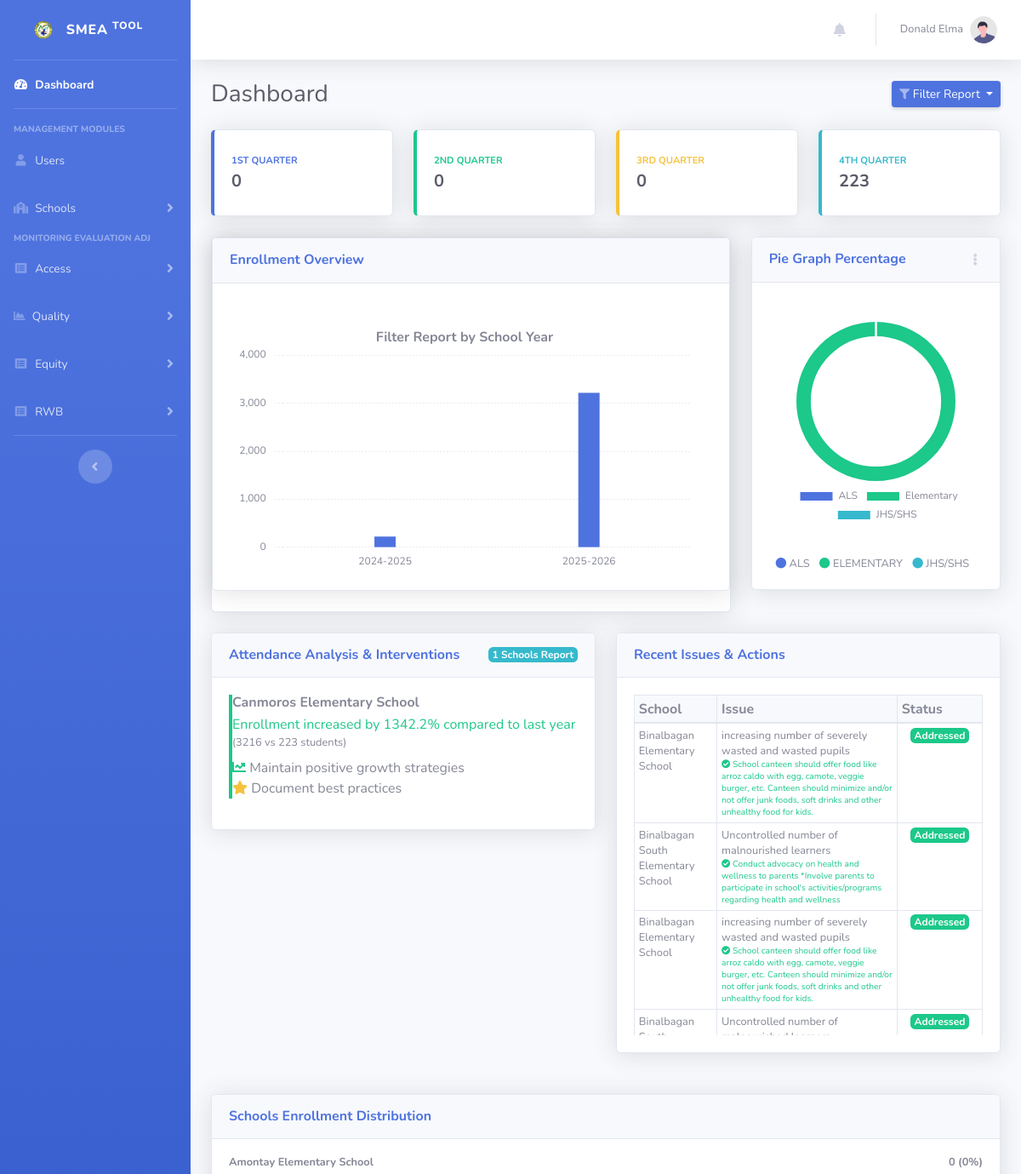
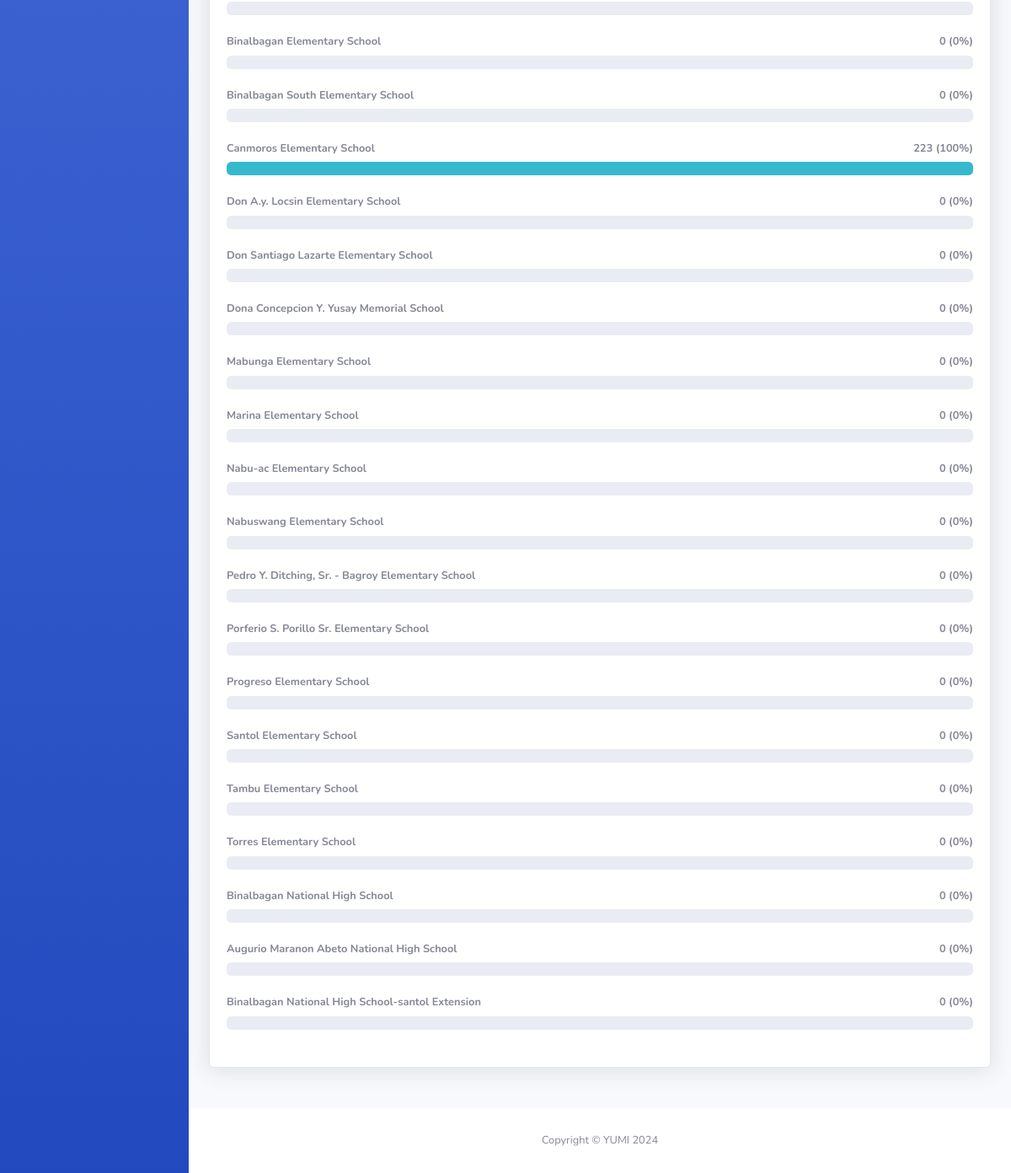
The app's page /dashboard.php (signed in) with its own data (2 pictures, top to bottom).
### tables this page shows
CREATE TABLE IF NOT EXISTS `schools` (
  `id` int NOT NULL AUTO_INCREMENT,
  `name` text NOT NULL,
  `address` text,
  `updated_at` timestamp NULL DEFAULT CURRENT_TIMESTAMP ON UPDATE CURRENT_TIMESTAMP,
  `created_at` timestamp NULL DEFAULT CURRENT_TIMESTAMP,
  PRIMARY KEY (`id`)
);

CREATE TABLE IF NOT EXISTS `issues_and_concerns` (
  `id` int NOT NULL AUTO_INCREMENT,
  `school_id` int NOT NULL,
  `quarter` int NOT NULL,
  `year` int NOT NULL,
  `type` varchar(50) DEFAULT NULL,
  `issues` text,
  `facilitating_facts` text,
  `hindering_factors` text,
  `actions_taken` text,
  `last_user_save` int NOT NULL,
  `updated_at` timestamp NULL DEFAULT CURRENT_TIMESTAMP ON UPDATE CURRENT_TIMESTAMP,
  `created_at` timestamp NULL DEFAULT CURRENT_TIMESTAMP,
  PRIMARY KEY (`id`),
  KEY `FK_issues_and_concerns_schools` (`school_id`),
  CONSTRAINT `FK_issues_and_concerns_schools` FOREIGN KEY (`school_id`) REFERENCES `schools` (`id`)
);

### dashboard.php (the view, shortened to what the rows shown need)
<?php
require_once "connection/db.php";
include_once('header.php');
$schoolYearQuery = "SELECT * FROM school_year
                    WHERE (YEAR(NOW()) BETWEEN start_year AND end_year)
                    OR (YEAR(NOW()) = end_year AND MONTH(NOW()) <= end_month)
                    OR (YEAR(NOW()) = start_year AND MONTH(NOW()) >= start_month)
                    LIMIT 1";
$schoolYearResult = $conn->query($schoolYearQuery);
$schoolYear = $schoolYearResult->fetch_assoc();
$startMonth = $schoolYear['start_month'];
$currentMonth = date('n');
$adjustedMonth = ($currentMonth < $startMonth) ? $currentMonth + 12 : $currentMonth;
$currentQuarter = ceil(($adjustedMonth - $startMonth + 1) / 3);
$year = $schoolYear['end_year'];
$reportType = 'enrollment';
$schoolsQuery = "SELECT
    s.id,
    s.name,
    COALESCE(SUM(CASE
        WHEN (
            (MONTH(CONCAT(a.year, '-', LPAD(a.quarter * 3 - 2, 2, '0'), '-01')) >= $startMonth AND a.year = $year - 1)
            OR (MONTH(CONCAT(a.year, '-', LPAD(a.quarter * 3 - 2, 2, '0'), '-01')) < $startMonth AND a.year = $year)
        ) THEN a.count
        ELSE 0
    END), 0) as total_count,
    (SELECT COALESCE(SUM(count), 0)
     FROM attendance_summary
     WHERE type = '$reportType'
     AND (
         (MONTH(CONCAT(year, '-', LPAD(quarter * 3 - 2, 2, '0'), '-01')) >= $startMonth AND year = $year - 1)
         OR (MONTH(CONCAT(year, '-', LPAD(quarter * 3 - 2, 2, '0'), '-01')) < $startMonth AND year = $year)
     )
    ) as overall_total
FROM schools s
LEFT JOIN attendance_summary a ON s.id = a.school_id
    AND a.type = '$reportType'
    AND (
        (MONTH(CONCAT(a.year, '-', LPAD(a.quarter * 3 - 2, 2, '0'), '-01')) >= $startMonth AND a.year = $year - 1)
        OR (MONTH(CONCAT(a.year, '-', LPAD(a.quarter * 3 - 2, 2, '0'), '-01')) < $startMonth AND a.year = $year)
    )
GROUP BY s.id, s.name
ORDER BY s.id";
$schools = $conn->query($schoolsQuery);
$schoolStats = "";
if ($schools->num_rows > 0) {
    while($school = $schools->fetch_assoc()) {
        $percentage = $school['overall_total'] > 0
            ? round(($school['total_count'] / $school['overall_total']) * 100, 1)
            : 0;
        $schoolStats .= "
            <h4 class='small font-weight-bold'>{$school['name']} <span
                    class='float-right'>{$school['total_count']} ({$percentage}%)</span></h4>
            <div class='progress mb-4'>
                <div class='progress-bar bg-info' role='progressbar' style='width: {$percentage}%'
                    aria-valuenow='{$percentage}' aria-valuemin='0' aria-valuemax='100'></div>
            </div>";
    }
}
$pieChartQuery = "SELECT
    SUM(CASE
        WHEN (
            (MONTH(CONCAT(a.year, '-', LPAD(a.quarter * 3 - 2, 2, '0'), '-01')) >= $startMonth AND a.year = $year - 1)
            OR (MONTH(CONCAT(a.year, '-', LPAD(a.quarter * 3 - 2, 2, '0'), '-01')) < $startMonth AND a.year = $year)
        ) AND a.type = 'als'
        THEN a.count
        ELSE 0
    END) as als_count,
    SUM(CASE
        WHEN (
            (MONTH(CONCAT(a.year, '-', LPAD(a.quarter * 3 - 2, 2, '0'), '-01')) >= $startMonth AND a.year = $year - 1)
            OR (MONTH(CONCAT(a.year, '-', LPAD(a.quarter * 3 - 2, 2, '0'), '-01')) < $startMonth AND a.year = $year)
        ) AND g.type = 'elem' AND a.type = '$reportType'
        THEN a.count
        ELSE 0
    END) as elem_count,
    SUM(CASE
        WHEN (
            (MONTH(CONCAT(a.year, '-', LPAD(a.quarter * 3 - 2, 2, '0'), '-01')) >= $startMonth AND a.year = $year - 1)
            OR (MONTH(CONCAT(a.year, '-', LPAD(a.quarter * 3 - 2, 2, '0'), '-01')) < $startMonth AND a.year = $year)
        ) AND g.type IN ('jhs', 'shs') AND a.type = '$reportType'
        THEN a.count
        ELSE 0
    END) as secondary_count
FROM attendance_summary a
LEFT JOIN grade_level g ON a.grade_level_id = g.id
WHERE a.year IN ($year - 1, $year)";
$pieResult = $conn->query($pieChartQuery);
$pieData = $pieResult->fetch_assoc();
echo "<script>
    var pieChartData = {
        als: " . ($pieData['als_count'] ?? 0) . ",
        elementary: " . ($pieData['elem_count'] ?? 0) . ",
        secondary: " . ($pieData['secondary_count'] ?? 0) . "
    };
</script>";
$issuesQuery = "SELECT ic.*, s.name as school_name
                FROM issues_and_concerns ic
                LEFT JOIN schools s ON ic.school_id = s.id
                WHERE ic.type = 'attendance'";
$issuesResult = $conn->query($issuesQuery);
$trendQuery = "SELECT
    s.id as school_id,
    s.name as school_name,
    SUM(CASE WHEN a.year = $year THEN a.count ELSE 0 END) as this_year,
    SUM(CASE WHEN a.year = $year - 1 THEN a.count ELSE 0 END) as last_year,
    a.type,
    $currentQuarter as quarter
FROM attendance_summary a
JOIN schools s ON a.school_id = s.id
WHERE a.type = '$reportType'
GROUP BY s.id, s.name, a.type
ORDER BY this_year DESC";
$trendResult = $conn->query($trendQuery);
?>
<body id="page-top">
    <div id="wrapper">
        <div id="content-wrapper" class="d-flex flex-column">
            <div id="content">
                <div class="container-fluid">
                    <div class="d-sm-flex align-items-center justify-content-between mb-4">
                        <h1 class="h3 mb-0 text-gray-800">Dashboard</h1>
                    </div>
                    <div class="row">
                        <div class="col-lg-6 mb-4">
                            <div class="card shadow mb-4">
                                <div class="card-body">
                                    <?php if($trendResult->num_rows > 0): ?>
                                        <div id="schoolCards" class="carousel slide" data-ride="carousel" data-interval="false">
                                            <div class="carousel-inner">
                                                <?php
                                                $itemsPerPage = 3;
                                                $trends = [];
                                                while($trend = $trendResult->fetch_assoc()) {
                                                    $trends[] = $trend;
                                                }
                                                for($i = 0; $i < count($trends); $i += $itemsPerPage):
                                                    $active = $i === 0 ? 'active' : '';
                                                ?>
                                                    <div class="carousel-item <?php echo $active; ?>">
                                                        <?php
                                                        for($j = $i; $j < min($i + $itemsPerPage, count($trends)); $j++):
                                                            $trend = $trends[$j];
                                                            $change = $trend['this_year'] - $trend['last_year'];
                                                            $percentChange = $trend['last_year'] > 0 ?
                                                                round(($change / $trend['last_year']) * 100, 1) :
                                                                ($trend['this_year'] > 0 ? 100 : 0);
                                                            $isDecrease = $change < 0;
                                                            $cardClass = $isDecrease ? 'border-left-warning' : 'border-left-success';
                                                            $textClass = $isDecrease ? 'text-danger' : 'text-success';
                                                            $changeText = $isDecrease ? 'decreased' : 'increased';
                                                        ?>
                                                            <div class="school-card mb-3 <?php echo $cardClass; ?>">
                                                                <h6 class="font-weight-bold mb-1"><?php echo $trend['school_name']; ?></h6>
                                                                <p class="<?php echo $textClass; ?> mb-2">
                                                                    <?php echo ucfirst($reportType); ?> <?php echo $changeText; ?> by <?php echo abs($percentChange); ?>% compared to last year
                                                                    <small class="d-block text-muted">
                                                                        (<?php echo $trend['this_year']; ?> vs <?php echo $trend['last_year']; ?> students)
                                                                    </small>
                                                                </p>
                                                                <?php if($isDecrease): ?>
                                                                <div class="intervention-list">
                                                                    <div class="intervention-item">
                                                                        <i class="fas fa-calendar-check text-primary"></i>
                                                                        <span>Schedule parent-teacher conference</span>
                                                                    </div>
                                                                    <div class="intervention-item">
                                                                        <i class="fas fa-home text-info"></i>
                                                                        <span>Conduct home visitation</span>
                                                                    </div>
                                                                    <div class="intervention-item">
                                                                        <i class="fas fa-list-ul text-warning"></i>
                                                                        <span>Review reported issues</span>
                                                                    </div>
                                                                </div>
                                                                <?php else: ?>
                                                                <div class="intervention-list">
                                                                    <div class="intervention-item">
                                                                        <i class="fas fa-chart-line text-success"></i>
                                                                        <span>Maintain positive growth strategies</span>
                                                                    </div>
                                                                    <div class="intervention-item">
                                                                        <i class="fas fa-star text-warning"></i>
                                                                        <span>Document best practices</span>
                                                                    </div>
                                                                </div>
                                                                <?php endif; ?>
                                                            </div>
                                                        <?php endfor; ?>
                                                    </div>
                                                <?php endfor; ?>
                                            </div>
                                        </div>
                                    <?php endif; ?>
                                </div>
                            </div>
                        </div>
                        <div class="col-lg-6 mb-4">
                            <div class="card shadow mb-4">
                                <div class="card-body">
                                    <div class="table-responsive" style="max-height: 400px; overflow-y: auto;">
                                        <table class="table table-sm table-bordered mb-0" id="issuesTable">
                                            <thead class="bg-light">
                                                <tr>
                                                    <th>School</th>
                                                    <th>Issue</th>
                                                    <th width="100">Status</th>
                                                </tr>
                                            </thead>
                                            <tbody>
                                            <?php while($issue = $issuesResult->fetch_assoc()): ?>
                                                <tr>
                                                    <td class="small"><?php echo $issue['school_name']; ?></td>
                                                    <td class="small">
                                                        <?php echo $issue['issues']; ?>
                                                        <?php if(!empty($issue['actions_taken'])): ?>
                                                            <br>
                                                            <small class="text-success">
                                                                <i class="fas fa-check-circle"></i>
                                                                <?php echo $issue['actions_taken']; ?>
                                                            </small>
                                                        <?php endif; ?>
                                                    </td>
                                                    <td class="text-center">
                                                        <?php if(empty($issue['actions_taken'])): ?>
                                                            <span class="badge badge-danger">Pending</span>
                                                        <?php else: ?>
                                                            <span class="badge badge-success">Addressed</span>
                                                        <?php endif; ?>
                                                    </td>
                                                </tr>
                                            <?php endwhile; ?>
                                            </tbody>
                                        </table>
                                    </div>
                                </div>
                            </div>
                        </div>
                    </div>
                    <div class="row">
                        <div class="col-lg-12 mb-4">
                            <div class="card shadow mb-4">
                                <div class="card-body">
                                    <?php echo $schoolStats; ?>
                                </div>
                            </div>
                        </div>
                    </div>
                </div>
            </div>
        </div>
    </div>
</body>
</html>

### records on screen
schools: name "Canmoros Elementary School", changeText "increased", percentChange "1342.2", this_year "3216", last_year "223", total_count "223", percentage "100"
issues_and_concerns: school.name "Binalbagan Elementary School", issues "increasing number of severely wasted and wasted pupils", actions_taken "School canteen should offer food like arroz caldo with egg, camote, veggie burger, etc. Canteen should minimize and/or not offer junk foods, soft drinks and other unhealthy food for kids.", shows "Addressed"
issues_and_concerns: school.name "Binalbagan South Elementary School", issues "Uncontrolled number of malnourished learners", actions_taken "Conduct advocacy on health and wellness to parents *Involve parents to participate in school's activities/programs regarding health and wellness", shows "Addressed"
issues_and_concerns: school.name "Binalbagan Elementary School", issues "increasing number of severely wasted and wasted pupils", actions_taken "School canteen should offer food like arroz caldo with egg, camote, veggie burger, etc. Canteen should minimize and/or not offer junk foods, soft drinks and other unhealthy food for kids.", shows "Addressed"
issues_and_concerns: school.name "Binalbagan…", issues "Uncontrolled number of…", shows "Addressed"
schools: name "Amontay Elementary School", total_count "0", percentage "0"
schools: name "Binalbagan Elementary School", total_count "0", percentage "0"
schools: name "Binalbagan South Elementary School", total_count "0", percentage "0"
schools: name "Don A.y. Locsin Elementary School", total_count "0", percentage "0"
schools: name "Don Santiago Lazarte Elementary School", total_count "0", percentage "0"
schools: name "Dona Concepcion Y. Yusay Memorial School", total_count "0", percentage "0"
schools: name "Mabunga Elementary School", total_count "0", percentage "0"
schools: name "Marina Elementary School", total_count "0", percentage "0"
schools: name "Nabu-ac Elementary School", total_count "0", percentage "0"
schools: name "Nabuswang Elementary School", total_count "0", percentage "0"
schools: name "Pedro Y. Ditching, Sr. - Bagroy Elementary School", total_count "0", percentage "0"
schools: name "Porferio S. Porillo Sr. Elementary School", total_count "0", percentage "0"
schools: name "Progreso Elementary School", total_count "0", percentage "0"
schools: name "Santol Elementary School", total_count "0", percentage "0"
schools: name "Tambu Elementary School", total_count "0", percentage "0"
schools: name "Torres Elementary School", total_count "0", percentage "0"
schools: name "Binalbagan National High School", total_count "0", percentage "0"
schools: name "Augurio Maranon Abeto National High School", total_count "0", percentage "0"
schools: name "Binalbagan National High School-santol Extension", total_count "0", percentage "0"

### other values on screen
$_SESSION["fullname"] "Donald Elma"
$sum['q1_total'] "0"
$sum['q2_total'] "0"
$sum['q3_total'] "0"
$sum['q4_total'] "223"
$reportType "Enrollment"
$trendResult->num_rows "1"
